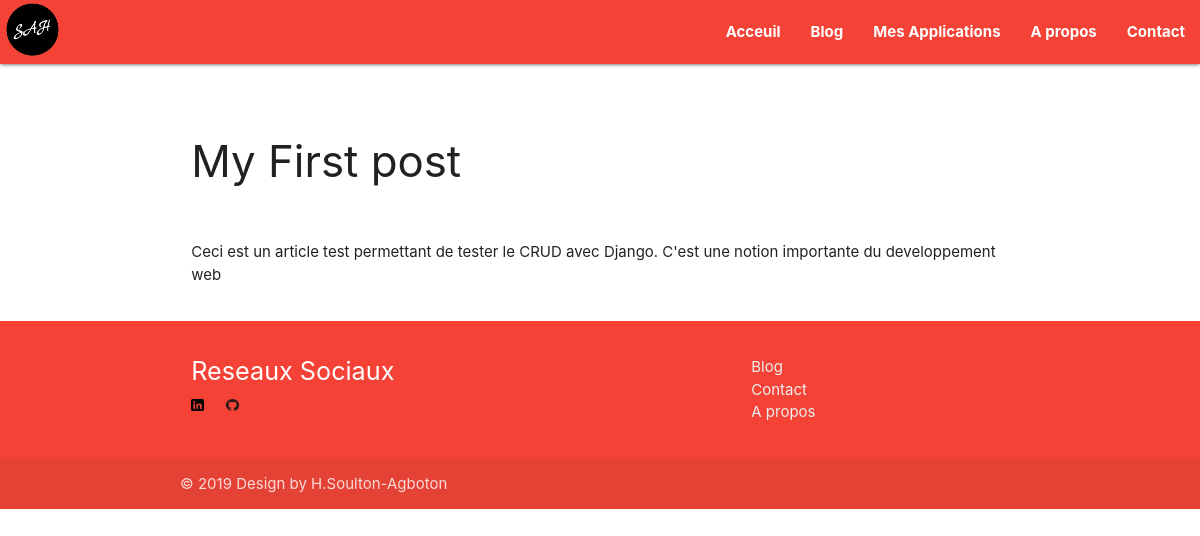
Page /blog/view/1 on the committed database.
### blog/models.py (models this page shows)
class Article(models.Model):
    author = models.ForeignKey(Author, on_delete = models.CASCADE)
    title = models.CharField(max_length = 255)
    pub_dat = models.DateField(auto_now = True)
    slug = models.SlugField(max_length = 50)
    content = models.TextField()
    summary = models.CharField( max_length = 300)
    published = models.BooleanField(default = True)

### blog/views.py (the view)
# urls.py: path('view/<int:pk>', views.detail, name='article_view'),
def detail(request, pk):
    article = get_object_or_404(Article, pk=pk)
    return render(request, 'blog/detail.html', {'article':article})

### blog/templates/blog/detail.html
{% extends 'application.html' %}
{% load static %}
{% block content %}
    <div class="container">
        <div class="row">
            <div class="col l12">
                <h3> {{ article.title }} </h3>
                <br>
                <p> {{ article.content }}</p>
            </div>
        </div>
    </div>
{% endblock %}

### rows in the picture
Article: title "My First post", content "Ceci est un article test permettant de tester le CRUD avec Django. C'est une notion importante du developpement web"
